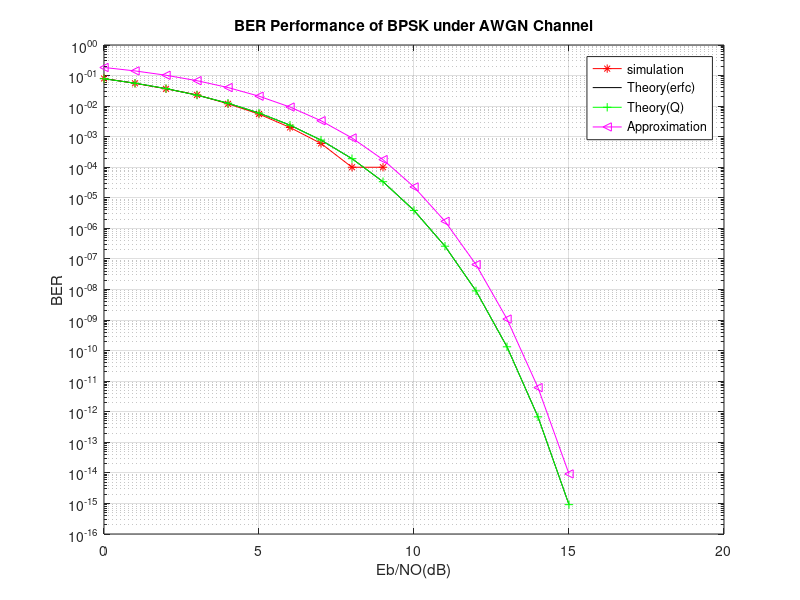

This chart was generated by the following MATLAB code:
%BER OF BPSK under AWGN
clc
clear all
close all
N=10000;
m=randi([0 1],1,N);
%mapping 
for i=1:N
 if m(i)==0
     x(i)=-1;
 else
     x(i)=1;
end
end
BER_sim=[];
BER_th=[];
BER_th_q=[];
BER_app=[];
mean_n=0;
for EbNOdB=0:15
EbNO=10^(EbNOdB/10);
SD=sqrt(1/(2*EbNO));
n=mean_n+SD.*randn(1,N);%AWGN Channel

r=x+n;%received vector

m_cap=(r>0);
ber=sum(m_cap~=m)/N;
BER_sim=[BER_sim ber];
BER_th=[BER_th 0.5*erfc(sqrt(EbNO))];
BER_th_q=[BER_th_q qfunc(sqrt(2*EbNO))];
BER_app=[BER_app 0.5*exp(-EbNO)];
end
EbNOdB=0:15;
semilogy(EbNOdB,BER_sim,'r-*',EbNOdB,BER_th,'k',EbNOdB,BER_th_q,'g+-',EbNOdB,BER_app,'m<-')
xlabel('Eb/NO(dB)')
ylabel('BER');
legend('simulation','Theory(erfc)','Theory(Q)','Approximation')
grid on
title('BER Performance of BPSK under AWGN Channel')